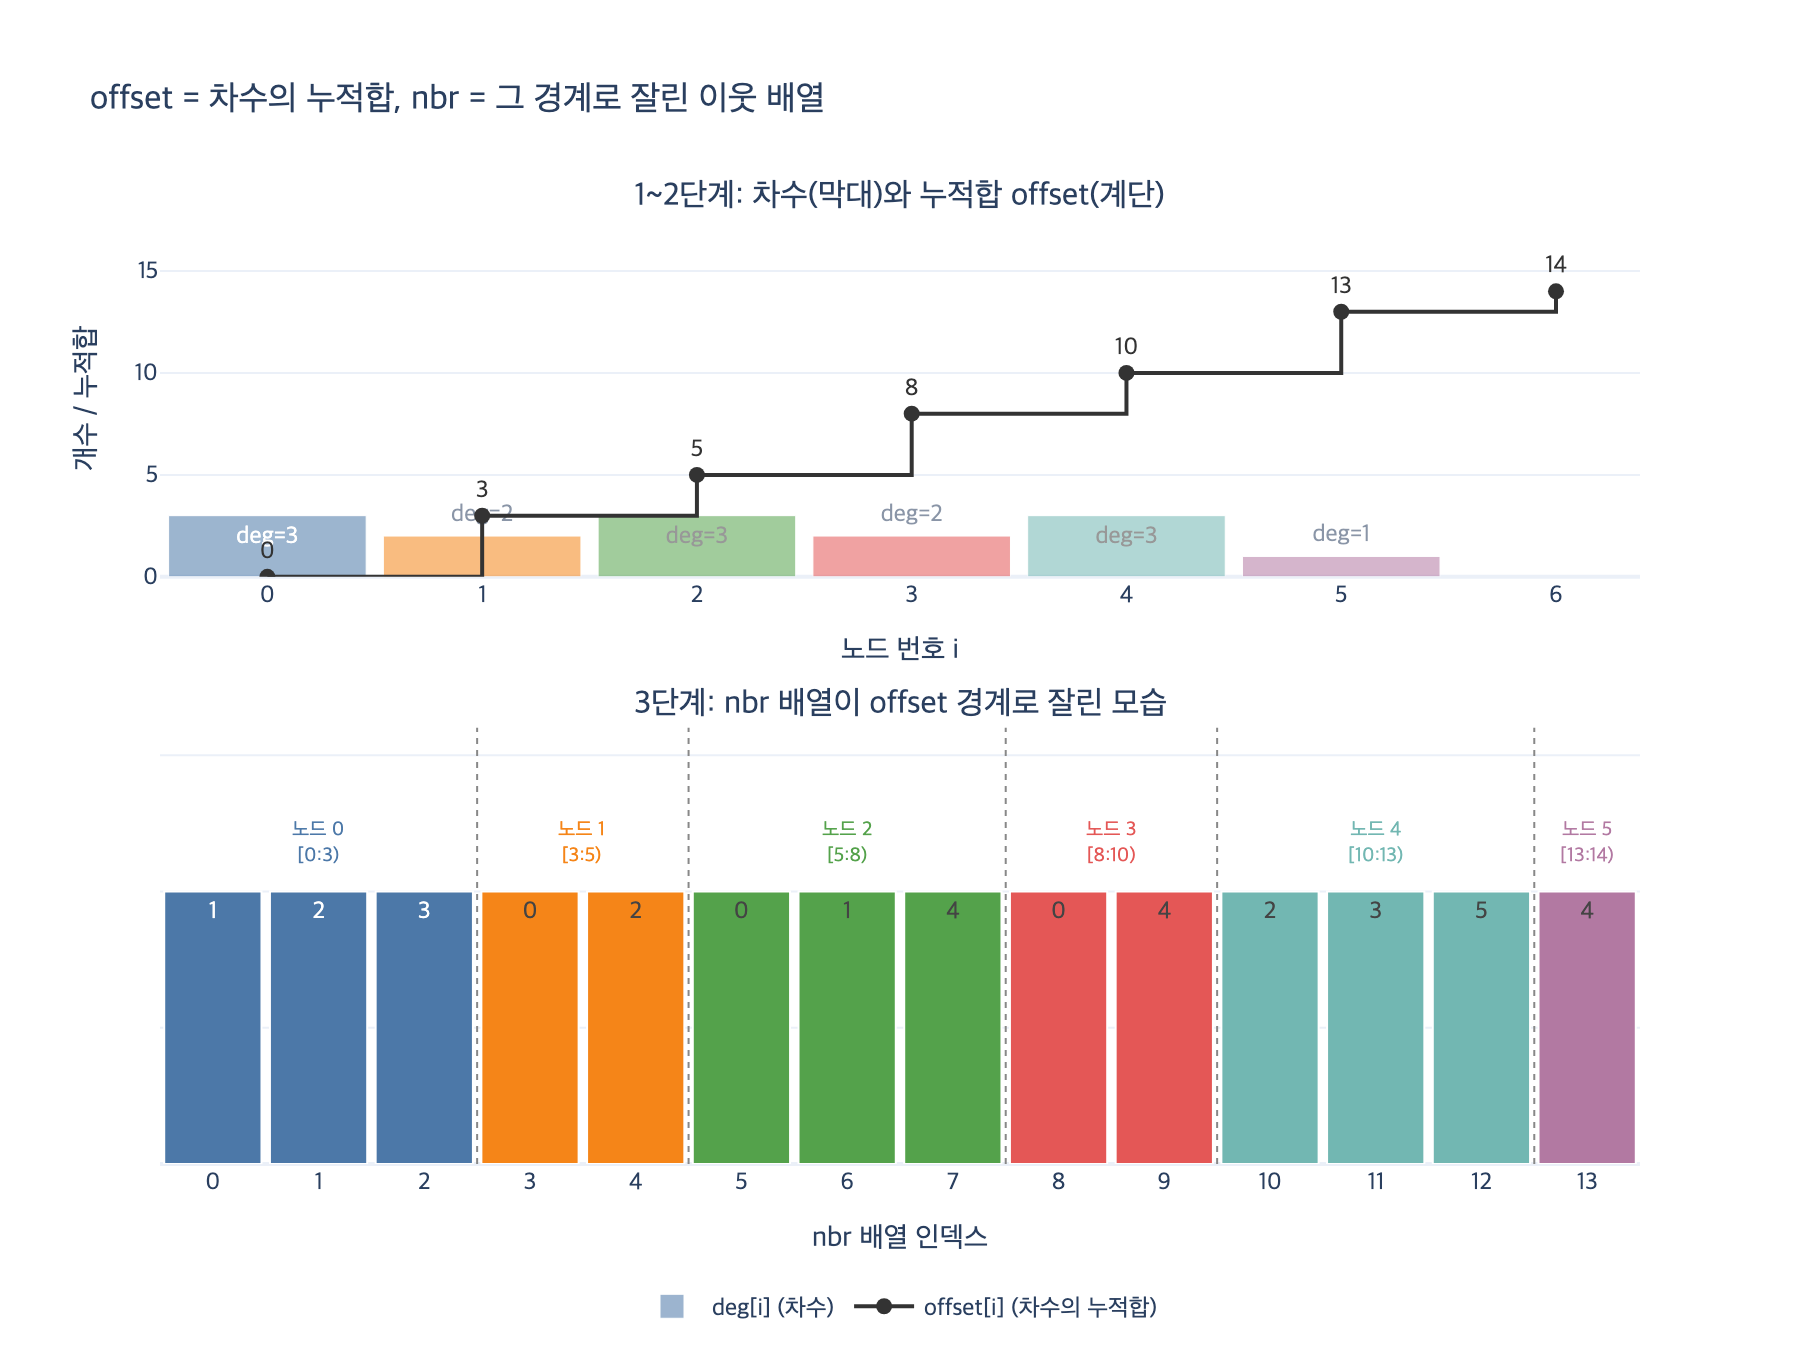

Here is the Python script that generated this plot:
# %% [markdown]
# # `build_csr()`의 오프셋 배열 만들기
#
# 8장 예제 1·2의 `build_csr()`이 하는 일을 **아주 작은 그래프**로 손으로 따라간다.
#
# 핵심 한 줄: **오프셋은 차수의 누적합(prefix sum)이다.**
#
# $$\text{offset}[0] = 0, \qquad \text{offset}[i+1] = \text{offset}[i] + \deg[i]$$
#
# 순서는 항상 셋이다.
#
# 1. 차수 세기 (`deg`)
# 2. 누적합으로 경계 만들기 (`offset`)
# 3. 커서로 이웃 채우기 (`nbr`)

# %%
# 필요 패키지: plotly, kaleido (시각화 셀에서만 사용. 없으면 그 셀만 건너뛰면 된다)
from array import array


def _show(fig):
    try:
        from IPython import get_ipython

        if get_ipython() is not None:
            fig.show()
    except ImportError:
        pass


N = 6
EDGES = [(0, 1), (0, 2), (0, 3), (1, 2), (2, 4), (3, 4), (4, 5)]

print("노드", N, "개 / 엣지", len(EDGES), "개")
print("엣지:", EDGES)
# 출력:
# 노드 6 개 / 엣지 7 개
# 엣지: [(0, 1), (0, 2), (0, 3), (1, 2), (2, 4), (3, 4), (4, 5)]

# %% [markdown]
# ## 1단계 — 차수 세기
#
# 무향 그래프이므로 엣지 하나가 **양쪽 차수를 각각 1씩** 올린다.
# 그래서 차수의 합은 항상 $2E$가 된다(악수 보조정리).

# %%
deg = [0] * N
for a, b in EDGES:
    deg[a] += 1
    deg[b] += 1

print("deg      =", deg)
print("sum(deg) =", sum(deg), " 2E =", 2 * len(EDGES))
# 출력:
# deg      = [3, 2, 3, 2, 3, 1]
# sum(deg) = 14  2E = 14

# %% [markdown]
# ## 2단계 — 누적합으로 오프셋 만들기
#
# 이웃 배열 `nbr`을 한 줄로 쭉 이어 붙일 때, 노드 $i$의 구간이 어디서 시작하는지만 알면 된다.
# 노드 0부터 $i-1$까지의 이웃을 다 놓은 뒤가 곧 노드 $i$의 시작점이므로
#
# $$\text{offset}[i] = \sum_{k<i} \deg[k]$$
#
# 이것을 매번 다시 더하지 않고 한 번의 루프로 굴려서 얻는 게 누적합이다.
# 배열 길이가 $n+1$인 이유는 **마지막 노드의 끝 경계**가 필요하기 때문이다.
# 그리고 $\text{offset}[n] = 2E$ 는 곧 `nbr` 배열의 전체 길이다.

# %%
offset = array("i", [0] * (N + 1))
for i in range(N):
    offset[i + 1] = offset[i] + deg[i]
    print(f"  offset[{i+1}] = offset[{i}] + deg[{i}] = {offset[i]} + {deg[i]} = {offset[i+1]}")

print("offset    =", list(offset))
print("offset[n] =", offset[N], "= 2E =", 2 * len(EDGES), "→ nbr 배열의 길이")
# 출력:
#   offset[1] = offset[0] + deg[0] = 0 + 3 = 3
#   offset[2] = offset[1] + deg[1] = 3 + 2 = 5
#   offset[3] = offset[2] + deg[2] = 5 + 3 = 8
#   offset[4] = offset[3] + deg[3] = 8 + 2 = 10
#   offset[5] = offset[4] + deg[4] = 10 + 3 = 13
#   offset[6] = offset[5] + deg[5] = 13 + 1 = 14
# offset    = [0, 3, 5, 8, 10, 13, 14]
# offset[n] = 14 = 2E = 14 → nbr 배열의 길이

# %% [markdown]
# 오프셋이 만들어지면 **차수는 뺄셈으로 되살아난다**. 그래서 `deg` 배열은 버려도 된다.
#
# $$\deg[i] = \text{offset}[i+1] - \text{offset}[i]$$

# %%
print("뺄셈으로 복원한 차수 :", [offset[i + 1] - offset[i] for i in range(N)])
print("원래 차수            :", deg)
# 출력:
# 뺄셈으로 복원한 차수 : [3, 2, 3, 2, 3, 1]
# 원래 차수            : [3, 2, 3, 2, 3, 1]

# %% [markdown]
# ## 3단계 — 커서로 이웃 채우기
#
# 각 노드의 구간 시작점을 **복사**해서 쓰기 커서로 쓴다. 쓸 때마다 커서를 한 칸 밀면
# 엣지 목록을 딱 한 번만 훑고도 이웃이 제자리에 들어간다.
#
# `cursor = list(offset[:n])`에서 **복사가 핵심**이다. `offset`을 직접 밀면 경계가 망가진다(아래 4단계).

# %%
cursor = list(offset[:N])
nbr = array("i", [0] * offset[N])

print("초기 커서:", cursor)
for a, b in EDGES:
    nbr[cursor[a]] = b
    cursor[a] += 1
    nbr[cursor[b]] = a
    cursor[b] += 1
    print(f"  엣지 ({a},{b}) 처리 후 커서 {cursor}  nbr {list(nbr)}")
# 출력:
# 초기 커서: [0, 3, 5, 8, 10, 13]
#   엣지 (0,1) 처리 후 커서 [1, 4, 5, 8, 10, 13]  nbr [1, 0, 0, 0, 0, 0, 0, 0, 0, 0, 0, 0, 0, 0]
#   엣지 (0,2) 처리 후 커서 [2, 4, 6, 8, 10, 13]  nbr [1, 2, 0, 0, 0, 0, 0, 0, 0, 0, 0, 0, 0, 0]
#   엣지 (0,3) 처리 후 커서 [3, 4, 6, 9, 10, 13]  nbr [1, 2, 3, 0, 0, 0, 0, 0, 0, 0, 0, 0, 0, 0]
#   엣지 (1,2) 처리 후 커서 [3, 5, 7, 9, 10, 13]  nbr [1, 2, 3, 0, 2, 0, 1, 0, 0, 0, 0, 0, 0, 0]
#   엣지 (2,4) 처리 후 커서 [3, 5, 8, 9, 11, 13]  nbr [1, 2, 3, 0, 2, 0, 1, 4, 0, 0, 2, 0, 0, 0]
#   엣지 (3,4) 처리 후 커서 [3, 5, 8, 10, 12, 13]  nbr [1, 2, 3, 0, 2, 0, 1, 4, 0, 4, 2, 3, 0, 0]
#   엣지 (4,5) 처리 후 커서 [3, 5, 8, 10, 13, 14]  nbr [1, 2, 3, 0, 2, 0, 1, 4, 0, 4, 2, 3, 5, 4]

# %%
print("최종 커서 :", cursor, "  (offset[1:]과 같아야 한다)")
print("offset[1:]:", list(offset[1:]))
print()
print("nbr =", list(nbr))
print()
for u in range(N):
    print(f"  이웃({u}) = nbr[{offset[u]}:{offset[u+1]}] = {list(nbr[offset[u]:offset[u+1]])}")
# 출력:
# 최종 커서 : [3, 5, 8, 10, 13, 14]   (offset[1:]과 같아야 한다)
# offset[1:]: [3, 5, 8, 10, 13, 14]
#
# nbr = [1, 2, 3, 0, 2, 0, 1, 4, 0, 4, 2, 3, 5, 4]
#
#   이웃(0) = nbr[0:3] = [1, 2, 3]
#   이웃(1) = nbr[3:5] = [0, 2]
#   이웃(2) = nbr[5:8] = [0, 1, 4]
#   이웃(3) = nbr[8:10] = [0, 4]
#   이웃(4) = nbr[10:13] = [2, 3, 5]
#   이웃(5) = nbr[13:14] = [4]

# %% [markdown]
# ## 4단계 — 흔한 실수: `offset`을 커서로 쓰기
#
# 복사하지 않고 `offset` 자체를 밀면 채우기가 끝난 뒤 `offset[i]`에는
# 원래 시작점이 아니라 **끝 경계**가 들어 있다. 즉 `offset`이 한 칸 왼쪽으로 밀린 배열이 되고,
# 이후 모든 이웃 조회가 엉뚱한 구간을 읽는다.

# %%
bad = array("i", list(offset))  # 복사 없이 이걸 커서로 쓴다고 가정
bad_nbr = array("i", [0] * offset[N])
for a, b in EDGES:
    bad_nbr[bad[a]] = b
    bad[a] += 1
    bad_nbr[bad[b]] = a
    bad[b] += 1

print("망가진 offset :", list(bad))
print("정상 offset   :", list(offset))
print("→ 망가진 쪽으로 읽은 이웃(0) =", list(bad_nbr[bad[0] : bad[1]]), "  (정답은 [1, 2, 3])")
# 출력:
# 망가진 offset : [3, 5, 8, 10, 13, 14, 14]
# 정상 offset   : [0, 3, 5, 8, 10, 13, 14]
# → 망가진 쪽으로 읽은 이웃(0) = [0, 2]   (정답은 [1, 2, 3])

# %% [markdown]
# ## 정리: 한 함수로 묶은 `build_csr()`
#
# 8장 예제와 같은 형태다. 세 단계가 그대로 보인다.

# %%
def build_csr(edges, n):
    deg = [0] * n                                   # 1) 차수 세기
    for a, b in edges:
        deg[a] += 1
        deg[b] += 1
    offset = array("i", [0] * (n + 1))              # 2) 누적합
    for i in range(n):
        offset[i + 1] = offset[i] + deg[i]
    cursor = list(offset[:n])                       # 3) 커서 복사 후 채우기
    nbr = array("i", [0] * offset[n])
    for a, b in edges:
        nbr[cursor[a]] = b
        cursor[a] += 1
        nbr[cursor[b]] = a
        cursor[b] += 1
    return offset, nbr


off2, nbr2 = build_csr(EDGES, N)
print("offset 일치:", list(off2) == list(offset))
print("nbr    일치:", list(nbr2) == list(nbr))
# 출력:
# offset 일치: True
# nbr    일치: True

# %% [markdown]
# ## 시각화
#
# 위: 차수 막대와 그 위를 계단으로 지나가는 누적합(= 오프셋).
# 아래: `nbr` 배열 14칸이 오프셋 경계로 노드별 구간으로 잘려 있는 모습.

# %%
try:
    import plotly.graph_objects as go
    from plotly.subplots import make_subplots

    palette = ["#4C78A8", "#F58518", "#54A24B", "#E45756", "#72B7B2", "#B279A2"]

    fig = make_subplots(
        rows=2,
        cols=1,
        row_heights=[0.45, 0.55],
        vertical_spacing=0.16,
        subplot_titles=(
            "1~2단계: 차수(막대)와 누적합 offset(계단)",
            "3단계: nbr 배열이 offset 경계로 잘린 모습",
        ),
    )

    # 위: 차수 막대 + 누적합 계단
    fig.add_trace(
        go.Bar(
            x=list(range(N)),
            y=deg,
            marker_color=palette,
            opacity=0.55,
            text=[f"deg={d}" for d in deg],
            textposition="auto",
            name="deg[i] (차수)",
            showlegend=True,
        ),
        row=1,
        col=1,
    )
    fig.add_trace(
        go.Scatter(
            x=list(range(N + 1)),
            y=list(offset),
            mode="lines+markers+text",
            line_shape="hv",
            line=dict(color="#333", width=2),
            marker=dict(size=8, color="#333"),
            text=[str(v) for v in offset],
            textposition="top center",
            textfont=dict(size=12, color="#333"),
            name="offset[i] (차수의 누적합)",
        ),
        row=1,
        col=1,
    )

    # 아래: nbr 배열 셀. x = 배열 인덱스, 소유 노드별 색
    owner = []
    for u in range(N):
        owner += [u] * (offset[u + 1] - offset[u])
    fig.add_trace(
        go.Bar(
            x=list(range(len(nbr))),
            y=[1] * len(nbr),
            marker=dict(color=[palette[o] for o in owner], line=dict(color="white", width=1)),
            text=[str(v) for v in nbr],
            textposition="inside",
            hovertext=[f"nbr[{i}]={nbr[i]}  소유 노드 {owner[i]}" for i in range(len(nbr))],
            hoverinfo="text",
            showlegend=False,
        ),
        row=2,
        col=1,
    )
    for u in range(N):
        mid = (offset[u] + offset[u + 1] - 1) / 2
        fig.add_annotation(
            x=mid,
            y=1.18,
            text=f"노드 {u}<br>[{offset[u]}:{offset[u+1]})",
            showarrow=False,
            font=dict(size=10, color=palette[u]),
            row=2,
            col=1,
        )
    for b in list(offset)[1:-1]:
        fig.add_vline(x=b - 0.5, line=dict(color="#888", width=1, dash="dot"), row=2, col=1)

    fig.update_xaxes(title_text="노드 번호 i", dtick=1, row=1, col=1)
    fig.update_yaxes(title_text="개수 / 누적합", range=[0, 17.5], row=1, col=1)
    fig.update_xaxes(title_text="nbr 배열 인덱스", dtick=1, row=2, col=1)
    fig.update_yaxes(showticklabels=False, range=[0, 1.6], row=2, col=1)
    fig.update_layout(
        title="offset = 차수의 누적합, nbr = 그 경계로 잘린 이웃 배열",
        height=680,
        width=900,
        bargap=0.08,
        template="plotly_white",
        margin=dict(t=110, b=90),
        font=dict(family="Apple SD Gothic Neo, Noto Sans KR, sans-serif", size=12),
        legend=dict(orientation="h", y=-0.12, x=0.5, xanchor="center"),
    )

    _show(fig)

    import pathlib

    out = pathlib.Path(__file__).resolve().parent / "expy.png" if "__file__" in dir() else pathlib.Path("expy.png")
    fig.write_image(str(out), scale=2)
    print("저장:", out)
except ImportError as e:
    print("plotly/kaleido 없음 — 시각화 생략:", e)
# 출력:
# 저장: .../expy.png
